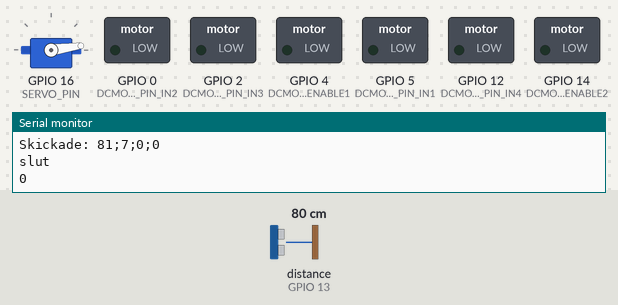
Bench run of a sketch on a simulated ESP8266 (NodeMCU). Parts: servo, switched loads named in the sketch (green lamp = pin HIGH), the last lines printed to the serial monitor. The inputs (shaded band) are chosen by the test bench; at power-on: distance to the obstacle (sensor on GPIO 13) 80 cm. The echo pulse lasts 58.3 µs per cm; WiFi joins after 1.5 s; servers stay silent unless stated.

Above: at 2.79 s.
2.8 s: distance to the obstacle (sensor on GPIO 13) set to 2 cm
At 4.53 s:
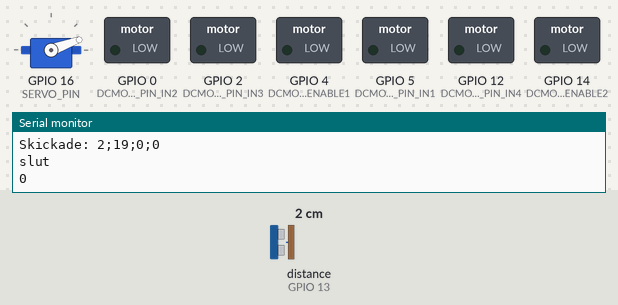
5.8 s: distance to the obstacle (sensor on GPIO 13) set to 250 cm
At 7.55 s:
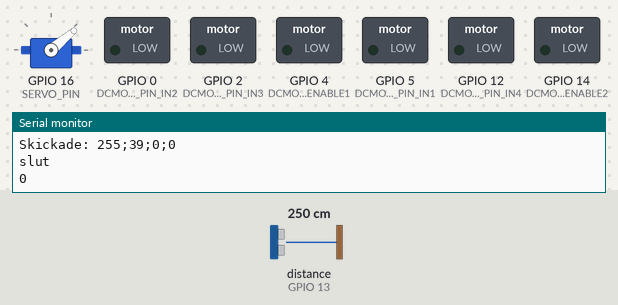
8.8 s: distance to the obstacle (sensor on GPIO 13) set to 9 cm
At 10.59 s:
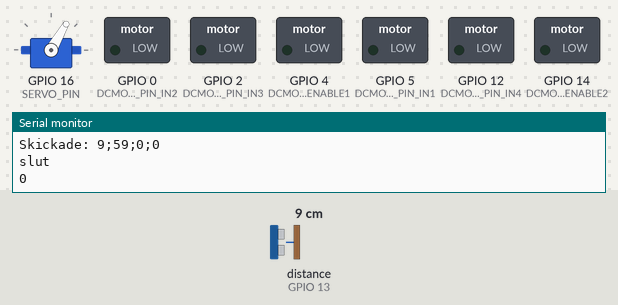
11.8 s: distance to the obstacle (sensor on GPIO 13) set to 60 cm
Timing chart, 0 to 26.9 s (numbered marks = the images above; inputs shaded):
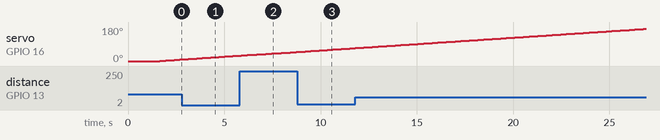

The sketch:

robot.ino
```cpp
// importerar kod.
#include "src/config.hpp"
#include "src/Snurris/Snurris.hpp"
#include "src/Klient/Klient.hpp"

// Serverns ip
IPAddress IP(172, 29, 249, 62);

// Initierar ett Klient objekt.
Klient klient(IP, PORT);

// Objekt för servomotorn
Servo servo;

// setup funktionen körs en gång innan loopen:
void setup() {
    Serial.begin(BAUD);
    klient.anslut(SSID, PASS);
    servo.attach(SERVO_PIN);
}

// loop funktionen kallas kontinuerligt:
void loop()
{
  snurra(servo, klient);
}
```

Distans.cpp
```cpp
#include "Distans.hpp"
#include "../NewPing/NewPing.h"
#include "../config.hpp"

NewPing sonar(TRIGGER_PIN, ECHO_PIN, MAX_DISTANCE);

unsigned int distans()
{
    unsigned long tid = sonar.ping_median(ITERATIONS);
    Serial.printf("\nMedian tiden:\t%lu\n", tid);
    unsigned int distans = sonar.convert_cm((unsigned int) tid);
    Serial.printf("\nSträcka:\t%d\n", distans);
    return distans;
}
```

Distans.hpp
```cpp
// Header guard för att förhindra multipla definitioner av distans funktionen.
#pragma once

#define MAX_DISTANCE 450
#define ITERATIONS 5

// Deklarerar funktioner och variabler. Dessa defineras i Distans.cpp.
unsigned int distans();
```

Klient.cpp
```cpp
#include <Arduino.h>
#include <ESP8266WiFi.h>
#include "Klient.hpp"

// Konstruktören för Klient strukturen.
Klient::Klient(IPAddress _ip, int _port) : ip(_ip), port(_port)
{
}

// Funktion för att ansluta roboten till ett wifi-nätverk.
void Klient::anslut(char* ssid, char* pass)
{
    // Gör inte en AP!
    WiFi.mode(WIFI_STA);

    // Initiera anslutningen.
    WiFi.begin(ssid, pass);

    // Väntar på att roboten ska anluta.
    while (WiFi.status() != WL_CONNECTED)
    {
        Serial.println("Kunde inte ansluta, försöker igen...");
        delay(500);
    }

    // Roboten är nu ansluten!
    Serial.println("Ansluten!");
    Serial.println(WiFi.localIP());

    // Förbered inför att börja lyssna efter meddelanden.
    Udp.begin(port);
    Serial.printf("Lyssnar på ip-addressen %s, UDP port %d\n", WiFi.localIP().toString().c_str(), port);
}

// Börja lyssna efter meddelanden.
String Klient::lyssna()
{
    // Kolla om vi har fått ett paket.
    int packetSize = Udp.parsePacket();
    if (packetSize)
    {
        Serial.printf("Tog emot %d bytes från %s, port %d\n", packetSize, Udp.remoteIP().toString().c_str(), Udp.remotePort());

        // Skriv över bufferten med meddelandet.
        int len = Udp.read(inkommandePaket, UDP_TX_PACKET_MAX_SIZE);
        inkommandePaket[len] = 0;

        Serial.printf("UDP paketet innehåller: %s\n", inkommandePaket);

        return String(inkommandePaket);
    }
    else return String("slut");
}

// Prata med servern.
void Klient::prata(char* meddelande)
{
    // Skicka meddelandet servern.
    if (Udp.beginPacket(ip, port))
    {
        Serial.printf("Skickar till -> %s:%d\n", ip.toString().c_str(), port);
        Udp.write(meddelande);
        Udp.endPacket();
        Serial.printf("Skickade: %s\n", meddelande);
    }
}
```

Klient.hpp
```cpp
#include <WiFiUdp.h>
#pragma once

struct Klient
{
    Klient(IPAddress, int);
    void anslut(char*, char*);
    String lyssna();
    void prata(char*);

    private:
        char inkommandePaket[UDP_TX_PACKET_MAX_SIZE + 1];
        WiFiUDP Udp;
        int port;
        IPAddress ip;
};
```

Snurris.cpp
```cpp
#define LEFT 0
#define RIGHT 180

#include "Snurris.hpp"
#include "../Distans/Distans.hpp"
#include "../DCMDriverL293D/DCMDriverL293D.hpp"
#include "../config.hpp"

int pos = LEFT;
DCMDriverL293D DCmotorer(DCMOTORDRIVERA_PIN_ENABLE1,DCMOTORDRIVERA_PIN_IN1,DCMOTORDRIVERA_PIN_IN2,DCMOTORDRIVERA_PIN_ENABLE2,DCMOTORDRIVERA_PIN_IN3,DCMOTORDRIVERA_PIN_IN4);

bool hanteraMeddelande(Servo &servo, Klient &klient)
{
    int vinkelsumma = 0;
    while(true)
    {
        yield();
        String stig = klient.lyssna();
        Serial.println(stig);
        if (stig.equals("slut")) return false;

        int splitIndex = stig.indexOf(';');

        int vinkel = stig.substring(0, splitIndex).toInt();
        int stig_len = stig.substring(splitIndex+1).toInt();

        vinkelsumma += vinkel;

        Serial.println(vinkel);
        Serial.println(stig_len);

        DCmotorer.setMotorA(1000,1);
        DCmotorer.setMotorB(1000,1);

        delay(500);

        //Stop both motors
        DCmotorer.stopMotors();
    }
    // sätt servo motorn i start läget
    servo.write(LEFT);
    pos = 0;

    // Sväng tillbaka roboten till startläget
    vinkelsumma %= 360;

    return true;
}

void snurra(Servo &servo, Klient &klient) {
    if (!servo.attached())
        return;

    if (pos == LEFT)
    {
        for (int vinkel = LEFT; vinkel < RIGHT; vinkel += 1)
        {
            // Snurra 1°
            servo.write(vinkel);
            pos +=1;

            // Vänta på att den ska ha snurrat 1°
            delay(25);

            skanna(klient, String(vinkel), "0", "0");
            bool reset = hanteraMeddelande(servo, klient);

            Serial.println(reset);
            if (reset) break;
        }
    } else if (pos == RIGHT)
    {
        for (int vinkel = RIGHT; vinkel > LEFT; vinkel -= 1)
        {
            // Snurra 1°
            servo.write(vinkel);
            pos -= 1;

            // Vänta på att den ska ha snurrat 1°
            delay(25);

            skanna(klient, String(vinkel), "0", "0");
            bool reset = hanteraMeddelande(servo, klient);

            Serial.println(reset);
            if (reset) break;
        }
    }
}

void skanna(Klient &klient, String vinkel, String stegX, String stegY)
{
    String dist = String(distans());

    String meddelande = String(dist + ";" + vinkel + ";" + stegX + ";" + stegY);

    // Bygger om strängen till en char pekare så den kan passas till klient.prata
    char *formatterad = const_cast<char*>(meddelande.c_str());

    klient.prata(formatterad);
}
```

Snurris.hpp
```cpp
#include <Servo.h>
#include "../Klient/Klient.hpp"
#pragma once

void snurra(Servo&, Klient&);
void skanna(Klient&, String, String, String);
```

config.hpp
```cpp
// Config fil med massa defines
#ifndef CONFIG_HEADER_H
#define CONFIG_HEADER_H

// Nätverk
#define PORT 8888
#define BAUD 115200
#define SSID "nrk_edu2"
#define PASS "pskDgDans080108"

// Pins
#define DCMOTORDRIVERA_PIN_IN1	    5   // D1
#define DCMOTORDRIVERA_PIN_IN2	    0   // D3
#define DCMOTORDRIVERA_PIN_IN3	    2   // D4
#define DCMOTORDRIVERA_PIN_IN4	    12  // D6
#define DCMOTORDRIVERA_PIN_ENABLE1	4   // D2
#define DCMOTORDRIVERA_PIN_ENABLE2	14  // D5
#define ECHO_PIN                    13  // D7
#define TRIGGER_PIN                 15  // D8
#define SERVO_PIN                   16  // D0

#endif
```

DCMDriverL293D.cpp
```cpp
#include <Arduino.h>
#include "DCMDriverL293D.hpp"

/**
* Construct a DC Motor Driver instance.<BR>
* It constructs two DC Motor instances, motorL and motorR.<BR>
* enA, enB - enable pins for motors. connected to PWM pin on Arduino board.<BR>
* pinA1,pinA2,pinB1,pinB2 - direction pin of the motors. connected to digital pins on Arduino board.
*/
DCMDriverL293D::DCMDriverL293D(const int enA, const int pinA1, const int pinA2, const int enB, const int pinB1, const int pinB2) : m_enA(enA), m_enB(enB), m_pinA1(pinA1), m_pinA2(pinA2), m_pinB1(pinB1), m_pinB2(pinB2)
{
	pinMode(m_pinA1,OUTPUT);
    pinMode(m_pinA2,OUTPUT);
    pinMode(m_pinB1,OUTPUT);
    pinMode(m_pinB2,OUTPUT);
    pinMode(m_enA,OUTPUT);
    pinMode(m_enB,OUTPUT);

 	stopMotors();
}

/**Set DC motor A speed and direction.
*/
void DCMDriverL293D::setMotorA(int speed, bool dir)
{
	setMotor(m_enA, m_pinA1, m_pinA2, speed, dir);
}

/**Set DC motor B speed and direction.
*/
void DCMDriverL293D::setMotorB(int speed, bool dir)
{
	setMotor(m_enB, m_pinB1, m_pinB2, speed, dir);
}
/**Stop DC motor A.
*/
void DCMDriverL293D::stopMotorA()
{
	off(m_enA, m_pinA1, m_pinA2);
}
/**Stop DC motor B.
*/
void DCMDriverL293D::stopMotorB()
{
	off(m_enB, m_pinB1, m_pinB2);
}
/**Stop both DC motors.
*/
void DCMDriverL293D::stopMotors()
{
	stopMotorA();
	stopMotorB();
}
/**Set DC motor speed and direction.
*/
void DCMDriverL293D::setMotor(int pinPWM, int pinDir1, int pinDir2, int speed, bool dir)
{
	analogWrite(pinPWM, speed);
	digitalWrite(pinDir1, !dir);
	digitalWrite(pinDir2, dir);
}


/**Turn off DC motor
*/
void DCMDriverL293D::off(int pinPWM, int pinDir1, int pinDir2)
{
	analogWrite(pinPWM, 0);
	digitalWrite(pinDir1, LOW);
	digitalWrite(pinDir2, LOW);
}
```

DCMDriverL293D.hpp
```cpp
#ifndef _DCMDriverL293D_H_
#define _DCMDriverL293D_H_

//DcMotor driver class:
class DCMDriverL293D
{

	public:
		DCMDriverL293D(const int enA, const int pinA1, const int pinA2, const int enB, const int pinB1, const int pinB2);
		void setMotorA(int speed, bool dir);
		void setMotorB(int speed, bool dir);
		void stopMotorA();
		void stopMotorB();
		void stopMotors();
		void setMotor(int pinPWM, int pinDir1, int pinDir2, int speed, bool dir);
		void off(int pinPWM, int pinDir1, int pinDir2);
	private:
		const int m_enA, m_enB, m_pinA1, m_pinA2, m_pinB1, m_pinB2;

};

#endif // _DCMDriverL293D_H_
```
